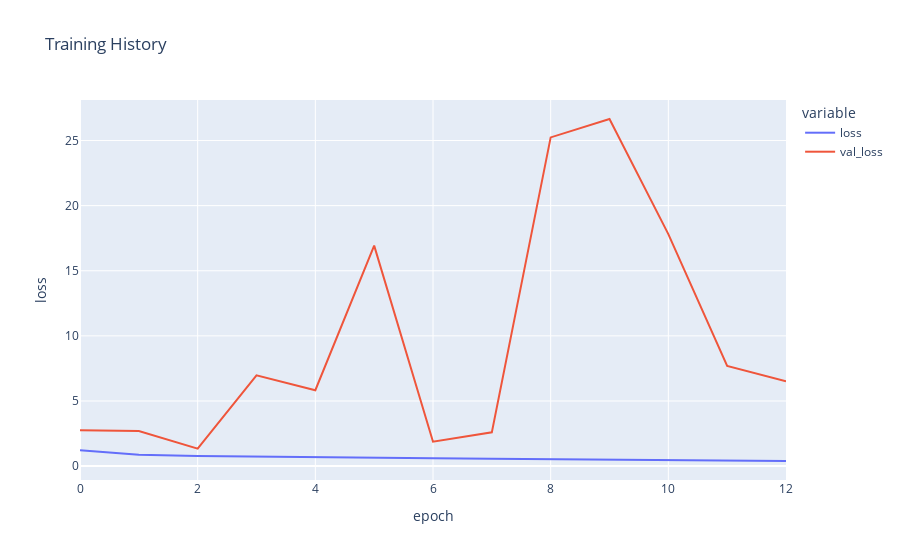

The code cell stored with this chart in its notebook:
### Code cell
fig = px.line(
    history_ethnicity.history, y=['loss', 'val_loss'],
    labels={'index': 'epoch', 'value': 'loss'}, 
    title='Training History')
fig.show()

### Figure 1 — Plotly figure (JSON) as saved in the notebook; plotly's stock layout.template omitted (floating-point values rounded to 4 significant figures)
{"data": [{"hovertemplate": "variable=loss<br>epoch=%{x}<br>loss=%{y}<extra></extra>", "legendgroup": "loss", "line": {"color": "#636efa", "dash": "solid"}, "marker": {"symbol": "circle"}, "mode": "lines", "name": "loss", "orientation": "v", "showlegend": true, "x": [0, 1, 2, 3, 4, 5, 6, 7, 8, 9, 10, 11, 12], "xaxis": "x", "y": [1.217, 0.8725, 0.775, 0.7205, 0.6838, 0.629, 0.5954, 0.5657, 0.53, 0.4971, 0.4583, 0.4221, 0.3912], "yaxis": "y", "type": "scatter"}, {"hovertemplate": "variable=val_loss<br>epoch=%{x}<br>loss=%{y}<extra></extra>", "legendgroup": "val_loss", "line": {"color": "#EF553B", "dash": "solid"}, "marker": {"symbol": "circle"}, "mode": "lines", "name": "val_loss", "orientation": "v", "showlegend": true, "x": [0, 1, 2, 3, 4, 5, 6, 7, 8, 9, 10, 11, 12], "xaxis": "x", "y": [2.762, 2.695, 1.343, 6.971, 5.827, 16.93, 1.875, 2.591, 25.24, 26.65, 17.82, 7.693, 6.505], "yaxis": "y", "type": "scatter"}], "layout": {"xaxis": {"anchor": "y", "domain": [0, 1], "title": {"text": "epoch"}, "type": "linear", "range": [0, 12], "autorange": true}, "yaxis": {"anchor": "x", "domain": [0, 1], "title": {"text": "loss"}, "type": "linear", "range": [-1.068, 28.11], "autorange": true}, "legend": {"title": {"text": "variable"}, "tracegroupgap": 0}, "title": {"text": "Training History"}, "autosize": true}}
